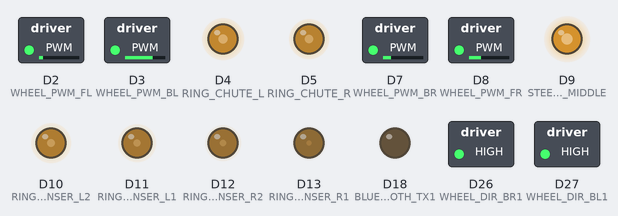
Bench run of a sketch on a simulated Arduino Due. Parts: switched loads named in the sketch (green lamp = pin HIGH), output pins drawn as LEDs (lit = HIGH). Pins used as bus, display or sensor lines are not drawn.

Above: at 0.1 s.
Timing chart, 0 to 1.6 s (numbered marks = the images above):
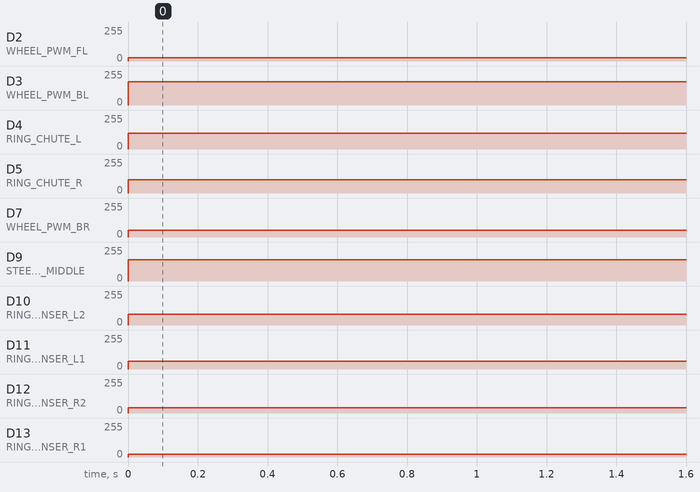

The sketch:

duo_pinouts.ino
```cpp
#include "pinouts.h"

void setup() {
  // put your setup code here, to run once:

  setPinDirections();

}

void loop() {
  // put your main code here, to run repeatedly:

  analogWrite(WHEEL_PWM_FR, 75);
  analogWrite(WHEEL_PWM_FL, 25);
   analogWrite(WHEEL_PWM_BL, 175);
  analogWrite(WHEEL_PWM_BR, 50);


  digitalWrite(LED1,HIGH);
  digitalWrite(LED2,LOW);
   analogWrite(COLOR_SENSOR_R,50);
   analogWrite(COLOR_SENSOR_L,10 );
   analogWrite(LINE_SENSOR_BR, 20);
   analogWrite(LINE_SENSOR_BL, 40);
   analogWrite(LINE_SENSOR_BL, 60);
   analogWrite(WALL_SENSOR_R, 80);
   analogWrite(WALL_SENSOR_L, 100);
   analogWrite(GARAGE_SENSOR, 120);

  digitalWrite( LINE_SENSOR_1, HIGH);
  digitalWrite( LINE_SENSOR_2, LOW );
  digitalWrite( LINE_SENSOR_3, HIGH );
  digitalWrite( LINE_SENSOR_4, LOW );
  digitalWrite( LINE_SENSOR_5, HIGH );
  digitalWrite( LINE_SENSOR_6, LOW);
  digitalWrite( LINE_SENSOR_7, HIGH);
  digitalWrite( LINE_SENSOR_8, LOW );

  digitalWrite( WHEEL_DIR_FR1, HIGH);
  digitalWrite( WHEEL_DIR_FR2, HIGH);
  digitalWrite( WHEEL_DIR_FL1, HIGH);
  digitalWrite( WHEEL_DIR_FL2, HIGH);
  digitalWrite( WHEEL_DIR_BR1, HIGH);
  digitalWrite( WHEEL_DIR_BR2, HIGH);
  digitalWrite( WHEEL_DIR_BL1, HIGH);
  digitalWrite( WHEEL_DIR_BL2, HIGH);

  digitalWrite( BUTTON1, HIGH);
  digitalWrite( BUTTON2, HIGH);

 analogWrite( RING_DISPENSER_R1, 20);
 analogWrite( RING_DISPENSER_R2,40);
 analogWrite( RING_DISPENSER_L1,60);
 analogWrite( RING_DISPENSER_L2, 80);
 analogWrite( RING_CHUTE_R,100);
 analogWrite( RING_CHUTE_L,120);
 analogWrite( STEERING_MIDDLE,160);


// analogWrite( BLUETOOTH_TX1,150);         //Note: 3.3V MAX!!
//analogWrite( BLUETOOTH_RX1,50);        //    For any pin
// analogWrite( SPEAKER_DAC0 ,100);
// digitalWrite( SPEAKER_DAC1,HIGH);


}

//Created by Michael Hayes
//This function sets the various pins to
//either inputs or outputs
void setPinDirections(){

  //pinMode(COLOR_SENSOR_R, INPUT);
  //pinMode(COLOR_SENSOR_L, INPUT);
  pinMode(LINE_SENSOR_BR, INPUT);
  pinMode(LINE_SENSOR_BL, INPUT);
  pinMode(WALL_SENSOR_R, INPUT);
  pinMode(WALL_SENSOR_L, INPUT);
  pinMode(GARAGE_SENSOR, INPUT);

  pinMode(LINE_SENSOR_1, INPUT);
  pinMode(LINE_SENSOR_2, INPUT);
  pinMode(LINE_SENSOR_3, INPUT);
  pinMode(LINE_SENSOR_4, INPUT);
  pinMode(LINE_SENSOR_5, INPUT);
  pinMode(LINE_SENSOR_6, INPUT);
  pinMode(LINE_SENSOR_7, INPUT);
  pinMode(LINE_SENSOR_8, INPUT);

  pinMode(LED1, OUTPUT);
  pinMode(LED2, OUTPUT);

  pinMode(WHEEL_DIR_FR1, OUTPUT);
  pinMode(WHEEL_DIR_FR2, OUTPUT);
  pinMode(WHEEL_DIR_FL1, OUTPUT);
  pinMode(WHEEL_DIR_FL2, OUTPUT);
  pinMode(WHEEL_DIR_BR1, OUTPUT);
  pinMode(WHEEL_DIR_BR2, OUTPUT);
  pinMode(WHEEL_DIR_BL1, OUTPUT);
  pinMode(WHEEL_DIR_BL2, OUTPUT);

  //pinMode(BUTTON1, INPUT);
  //pinMode(BUTTON2, INPUT);

  //pinMode(RING_DISPENSER_R1, OUTPUT);
  //pinMode(RING_DISPENSER_R2, OUTPUT);
  //pinMode(RING_DISPENSER_L1, OUTPUT);
  //pinMode(RING_DISPENSER_L2, OUTPUT);
  //pinMode(RING_CHUTE_R, OUTPUT);
  //pinMode(RING_CHUTE_L, OUTPUT);

  pinMode(STEERING_MIDDLE, OUTPUT);

  //pinMode(WHEEL_PWM_FR, OUTPUT);
  pinMode(WHEEL_PWM_FL, OUTPUT);
  pinMode(WHEEL_PWM_BR, OUTPUT);
  pinMode(WHEEL_PWM_BL, OUTPUT);

  pinMode(BLUETOOTH_TX1, OUTPUT);
  pinMode(BLUETOOTH_RX1, INPUT);
  pinMode(SPEAKER_DAC0, OUTPUT);
  pinMode(SPEAKER_DAC1, OUTPUT);

}
```

pinouts.h
```cpp
#ifndef PINOUTS_H
#define PINOUTS_H

// Analog Pins
#define COLOR_SENSOR_R  	A4
#define COLOR_SENSOR_L  	A9
#define LINE_SENSOR_BR  	A2
#define LINE_SENSOR_BL   A10
//#define LINE_SENSOR_BL    A10 not recognized by compiler, using "64" since its the digital pin number
#define WALL_SENSOR_R   	A3
#define WALL_SENSOR_L    A8
#define WALL_SENSOR_L     62 //A8 not recognized by compiler, using "62" since its the digital pin number
#define GARAGE_SENSOR		  A5

//Digital Pins
#define LINE_SENSOR_1	  	39
#define LINE_SENSOR_2	  	41
#define LINE_SENSOR_3		  43
#define LINE_SENSOR_4    	45
#define LINE_SENSOR_5	  	47
#define LINE_SENSOR_6		  49
#define LINE_SENSOR_7		  51
#define LINE_SENSOR_8		  53

#define LED1				      38
#define LED2				      40

#define WHEEL_DIR_FR1		  34
#define WHEEL_DIR_FR2		  36
#define WHEEL_DIR_FL1		  35
#define WHEEL_DIR_FL2		  37
#define WHEEL_DIR_BR1		  26
#define WHEEL_DIR_BR2		  28
#define WHEEL_DIR_BL1		  27
#define WHEEL_DIR_BL2		  29

#define BUTTON1				    30
#define BUTTON2				    32

//PWM
#define RING_DISPENSER_R1	13
#define RING_DISPENSER_R2	12
#define RING_DISPENSER_L1	11
#define RING_DISPENSER_L2	10
#define RING_CHUTE_R		  5
#define RING_CHUTE_L		  4
#define STEERING_MIDDLE		9

//Motor Controllers
#define WHEEL_PWM_FR		  8
#define WHEEL_PWM_FL		  2
#define WHEEL_PWM_BR		  7
#define WHEEL_PWM_BL		  3

//Special
#define BLUETOOTH_TX1		  18	  //Note: 3.3V MAX!!
#define BLUETOOTH_RX1		  19	  //		For any pin
#define SPEAKER_DAC0		  DAC0
//#define SPEAKER_DAC0      66 //DAC0 not recognized by compiler, using "66" since its the digital pin number
#define SPEAKER_DAC1		  DAC1
//#define SPEAKER_DAC1      67 //DAC1 not recognized by compiler, using "67" since its the digital pin number

#endif
```

Measured:
- by itself, D2 (WHEEL_PWM_FL): 0/255 → 25/255 at 0.00 s
- by itself, D3 (WHEEL_PWM_BL): 0/255 → 175/255 at 0.00 s
- by itself, D4 (RING_CHUTE_L): 0/255 → 120/255 at 0.00 s
- by itself, D5 (RING_CHUTE_R): 0/255 → 100/255 at 0.00 s
- by itself, D7 (WHEEL_PWM_BR): 0/255 → 50/255 at 0.00 s
- by itself, D9 (STEERING_MIDDLE): 0/255 → 160/255 at 0.00 s
- by itself, D10 (RING_DISPENSER_L2): 0/255 → 80/255 at 0.00 s
- by itself, D11 (RING_DISPENSER_L1): 0/255 → 60/255 at 0.00 s
